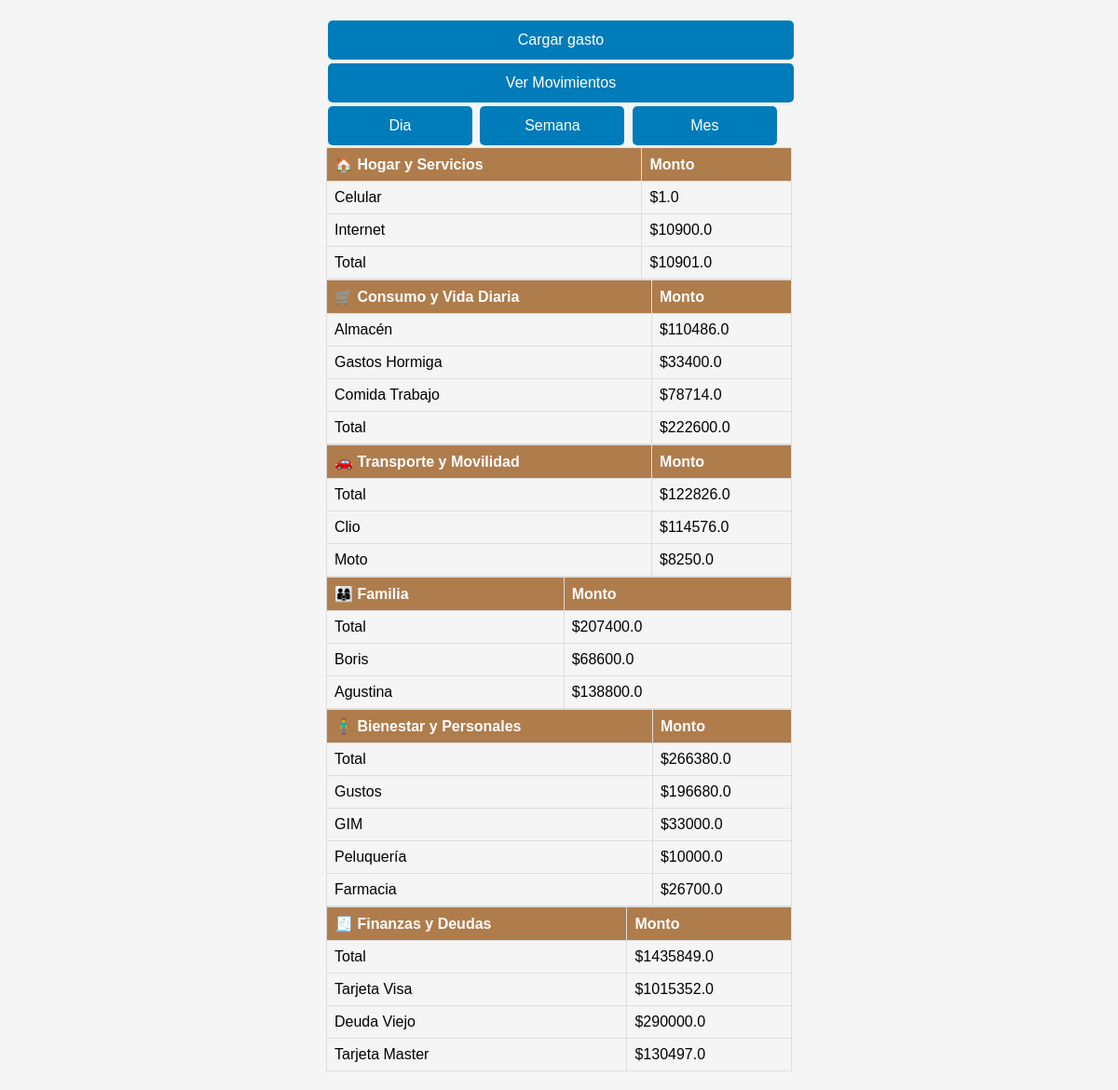
/resumen_cat, run on the app's committed database.
### tables this page shows
CREATE TABLE datos (FECHA TEXT, TIPO TEXT, MOTIVO TEXT, IMPORTE TEXT, DESCRIPCION TEXT);

### app.py (the view)
@app.route('/resumen_cat', methods=["GET","POST"])
def resumen_cat():
    listado = funciones.resumen_grupos()
    return render_template('resumen_cat.html', listado=listado)

### funciones.py (called while the page is built)
def traer_datos(dias=60,categoria=None):
    conn = sqlite3.connect('gastos.db')
    cursor = conn.cursor()
    query = "SELECT * FROM datos where date(FECHA) >= date('now',?)"
    params = [f'-{dias} day']
    if categoria is not None:
        query += " AND MOTIVO = ?"
        params.append(categoria)
    query += " ORDER BY FECHA DESC"
    cursor.execute(query,params)
    resultados = cursor.fetchall()
    return(resultados)

def resumen_grupos(dias=30):
    listado=traer_datos(dias)
    totales = {}
    for x in listado:
        categoria = x[2]
        for nombre_grupo, lista_categoria in grupos.items():
            if categoria in lista_categoria:
                monto = x[3]
                for char in ["$",",","-"," "]:
                    monto = monto.replace(char,"")
                monto = float(monto)
                if nombre_grupo not in totales:
                    totales[nombre_grupo] = {}
                    totales[nombre_grupo]["Total"] = 0
                if categoria not in totales[nombre_grupo]:
                    totales[nombre_grupo][categoria] = 0
                totales[nombre_grupo]["Total"] += monto
                totales[nombre_grupo][categoria] += monto
                break
    return totales

### templates/resumen_cat.html (shortened to what this page needs)
<!doctype html>
<html lang="es">
<head>
  <link rel="stylesheet" href="/static/styles.css">
</head>
<body>
  <main>
    <button onclick="window.location.href='/'">Cargar gasto</button>
    <button onclick="window.location.href='/movimientos'">Ver Movimientos</button>
    <form class="form" method="post" style="display: inline;">
      <button type="submit" name="dia" value="1" style="width: 31%;">Dia</button>
      <button type="submit" name="semana" value="7" style="width: 31%;">Semana</button>
      <button type="submit" name="mes" value="30" style="width: 31%;">Mes</button>
    </form>
    <table>
    <thead>
        <tr>
            <th>🏠 Hogar y Servicios</th>
            <th>Monto</th>
        </tr>
    </thead>
    <tfoot>
      <tr>
        {% for total in listado["🏠 Hogar y Servicios"].items() %}
      <tr>
        <td>{{total[0]}}</td>
        <td>${{total[1]}}</td>
      </tr>
      </tfoot>
    {% endfor %}
    </table>
    <table>
      <th>🛒 Consumo y Vida Diaria</th>
      <th>Monto</th>
      <tfoot>
      <tr>
        {% for total in listado["🛒 Consumo y Vida Diaria"].items() %}
      <tr>
        <td>{{total[0]}}</td>
        <td>${{total[1]}}</td>
      </tr>
      </tfoot>
        {% endfor %}
    </table>
    <table>
      <th>🚗 Transporte y Movilidad</th>
      <th>Monto</th>
      {% for total in listado["🚗 Transporte y Movilidad"].items() %}
      <tr>
        <td>{{total[0]}}</td>
        <td>${{total[1]}}</td>
      </tr>
        {% endfor %}
    </table>
    <table>
      <th >👨‍👩‍👦 Familia</th>
      <th>Monto</th>
      {% for total in listado["👨‍👩‍👦 Familia"].items() %}
      <tr>
        <td>{{total[0]}}</td>
        <td>${{total[1]}}</td>
      </tr>
        {% endfor %}
    </table>
    <table>
      <th >🧍‍♂️ Bienestar y Personales</th>
      <th>Monto</th>
      {% for total in listado["🧍‍♂️ Bienestar y Personales"].items() %}
      <tr>
        <td>{{total[0]}}</td>
        <td>${{total[1]}}</td>
      </tr>
        {% endfor %}
    </table>
    <table>
      <th >🧾 Finanzas y Deudas</th>
      <th>Monto</th>
      {% for total in listado["🧾 Finanzas y Deudas"].items() %}
      <tr>
        <td>{{total[0]}}</td>
        <td>${{total[1]}}</td>
      </tr>
        {% endfor %}
    </table>
  </main>
</body>
</html>

### static/styles.css (style rules this page uses)
body { font-family: Arial, sans-serif; max-width: 500px; margin: 0 auto; padding: 20px; background-color: #f5f5f5; }
button { background: #007cba; color: white; padding: 12px 20px; margin: 2px; border: none; border-radius: 5px; cursor: pointer; width: 100%; font-size: 16px; }
table { width: 100%; border-collapse: collapse; }
th, td { border: 1px solid #ddd; padding: 8px; text-align: left; }
th { background-color: #af7c4c; color: white; }

### data on the page
datos: MOTIVO "Celular", total "1.0"
datos: MOTIVO "Internet", total "10900.0"
datos: MOTIVO "Almacén", total "110486.0"
datos: MOTIVO "Gastos Hormiga", total "33400.0"
datos: MOTIVO "Comida Trabajo", total "78714.0"
datos: MOTIVO "Clio", total "114576.0"
datos: MOTIVO "Moto", total "8250.0"
datos: MOTIVO "Boris", total "68600.0"
datos: MOTIVO "Agustina", total "138800.0"
datos: MOTIVO "Gustos", total "196680.0"
datos: MOTIVO "GIM", total "33000.0"
datos: MOTIVO "Peluquería", total "10000.0"
datos: MOTIVO "Farmacia", total "26700.0"
datos: MOTIVO "Tarjeta Visa", total "1015352.0"
datos: MOTIVO "Deuda Viejo", total "290000.0"
datos: MOTIVO "Tarjeta Master", total "130497.0"

### other printed values
{{ total[0] }} "Total"
{{ total[1] }} "10901.0"
{{ total[1] }} "222600.0"
{{ total[1] }} "122826.0"
{{ total[1] }} "207400.0"
{{ total[1] }} "266380.0"
{{ total[1] }} "1435849.0"
